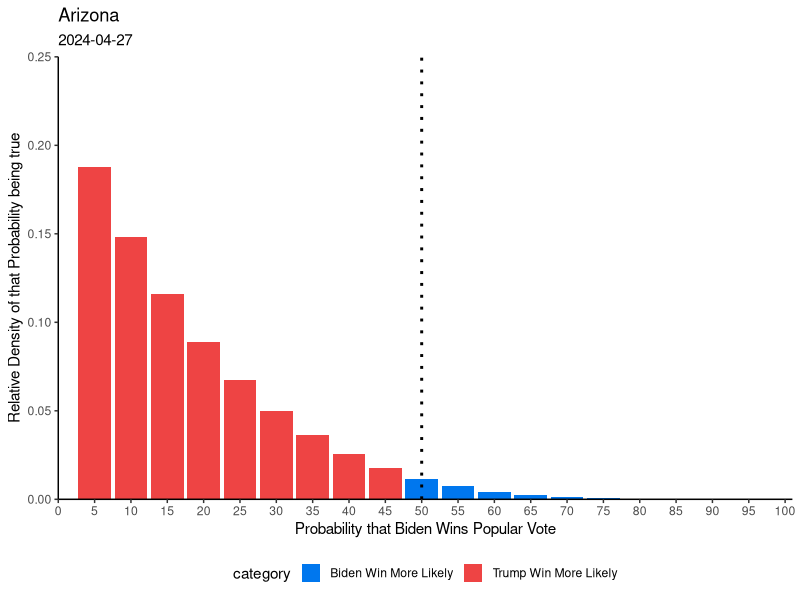
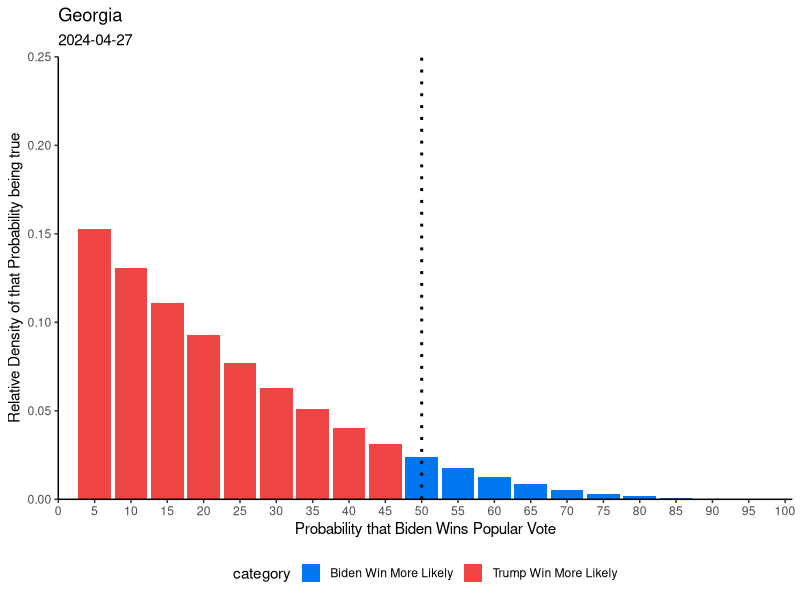
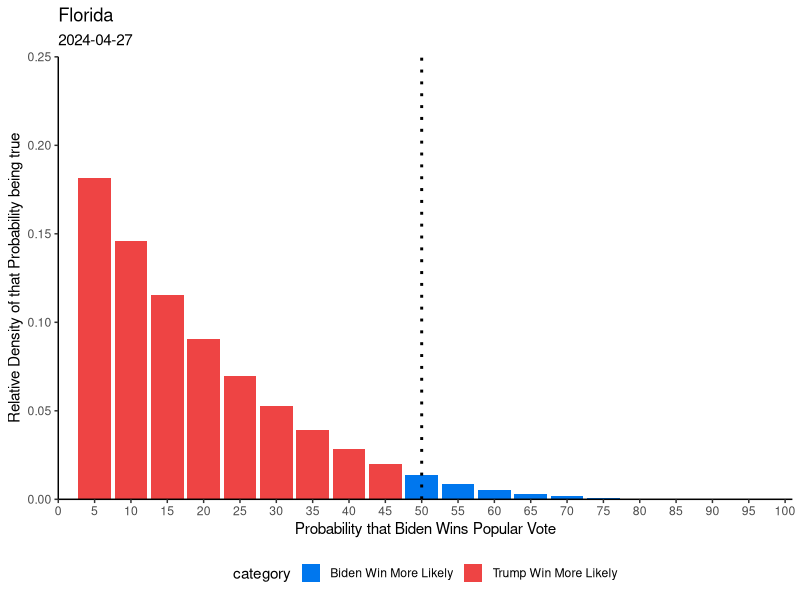
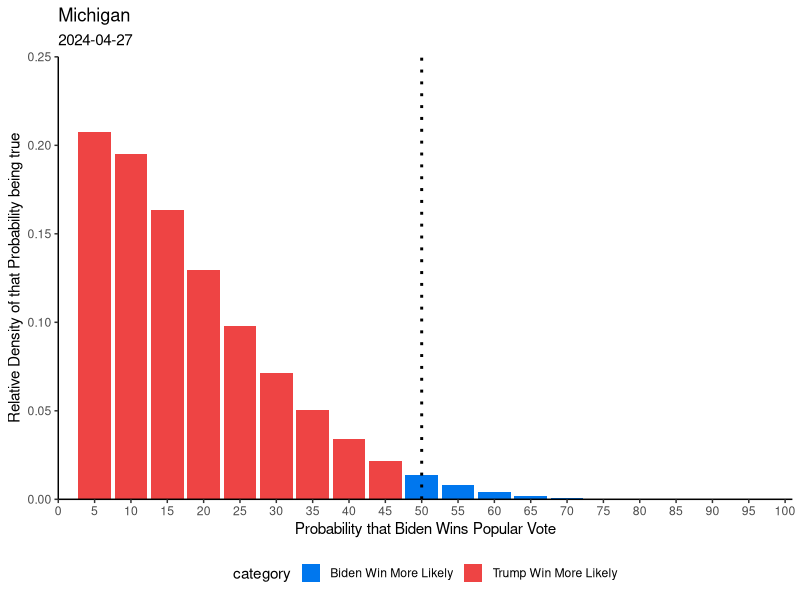
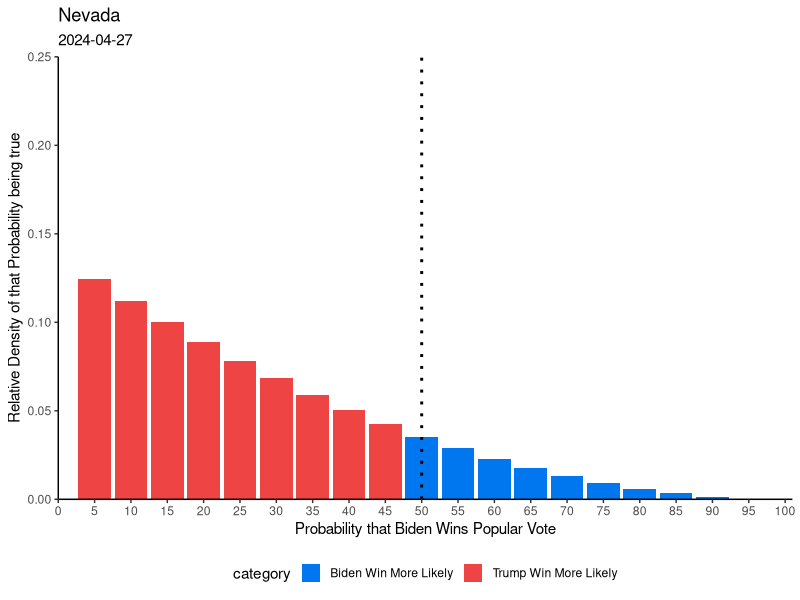
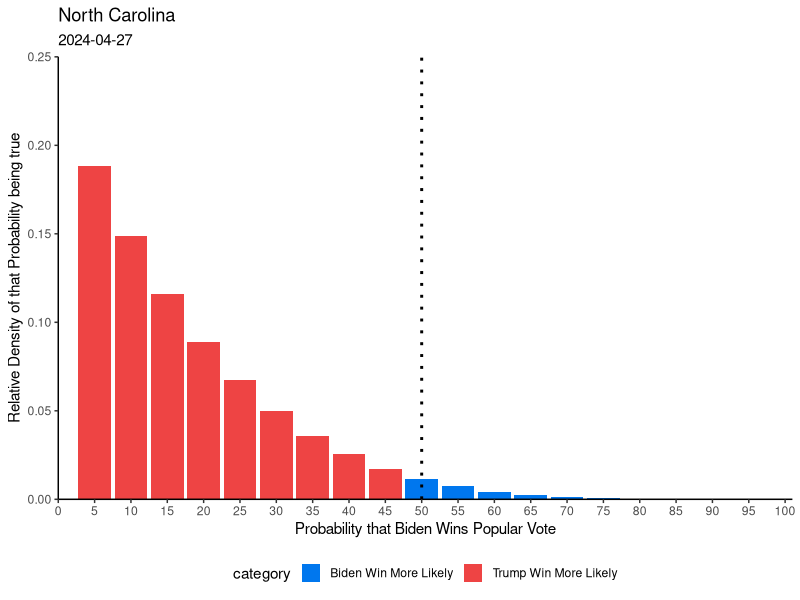
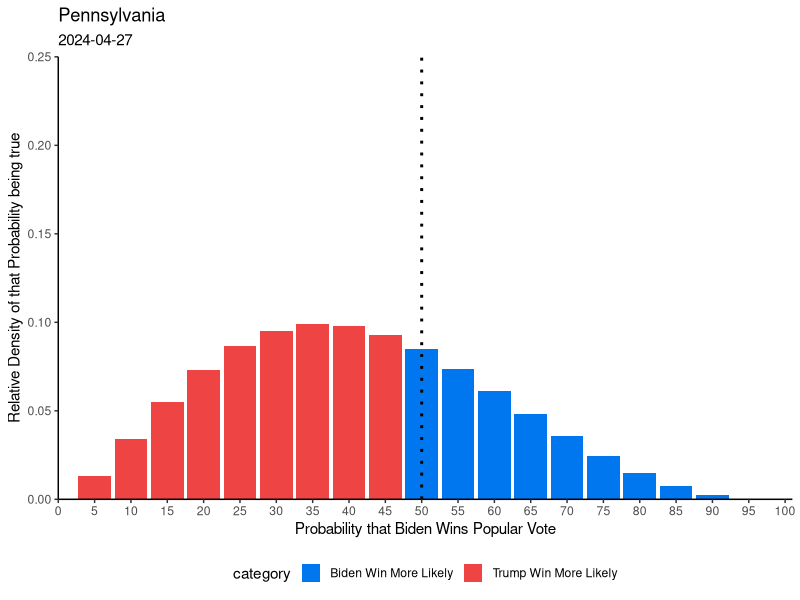
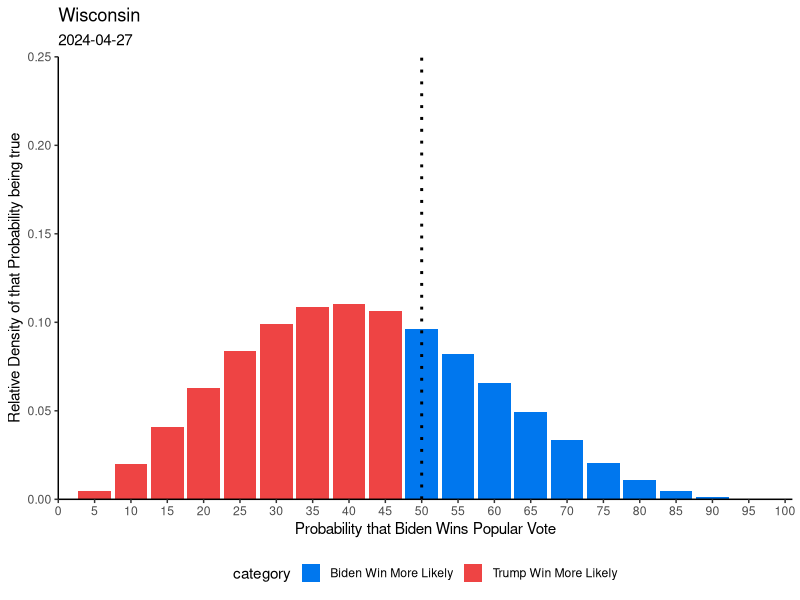

Write the R code that produced these figures, in order.
library(data.table)
library(ggplot2)


state_plots <- function(state, date, data, w, l){

  data$density <- data$p**w*(1-data$p)**l# * factorial(w+l+1)/(factorial(w)*factorial(l))
  data$density <- data$density / sum(data$density)
  data$category <- fifelse(data$p < 0.5, "Trump Win More Likely", "Biden Win More Likely")
  data$category <- as.character(data$category)

  # max value
  # data[order(-ways)][1,1]


  # plotting
  g <- ggplot(data, aes(x=as.integer(p*100), y=density))+
  geom_col(aes(fill=category), size=1.5)+
  scale_fill_manual(values=c(
    "Trump Win More Likely"="#ee4444",
    "Biden Win More Likely"="#0077ee"
  ))+
  #geom_vline(xintercept = as.numeric(data[order(-density)][1,1]), linetype="dotted", color="#666666", size=1)+
  geom_vline(xintercept = 50, color="#000000", size=1, linetype="dotted")+
  theme_bw()+
  xlab("Probability that Biden Wins Popular Vote")+
  ylab("Relative Density of that Probability being true")+
  theme(legend.position = "bottom")+
  scale_x_continuous(breaks=seq(0,100,5),expand = c(0,0), limits=c(0,101))+
  scale_y_continuous(expand=c(0,0), limits=c(0,0.25))+
  theme(axis.line = element_line(color='black'),
        plot.background = element_blank(),
        panel.grid.major = element_blank(),
        panel.grid.minor = element_blank(),
        panel.border = element_blank())+
  labs(title=state, subtitles=date)
  #ggsave(filename = paste(state, date,'png'), g)
  g
}

date <- "2024-04-27"
data <- data.table(p=c(0:20)/20)

state_plots(       "Arizona", date, data, 0, 4.34)
ggsave(paste("Arizona", date, ".png"))

state_plots(       "Georgia", date, data, 0.00, 2.9)
ggsave(paste("Georgia", date, ".png"))

state_plots(       "Florida", date, data, 0.00, 4.05)
ggsave(paste("Florida", date, ".png"))

state_plots(     "Michigan", date, data, 0.34, 5.48)
ggsave(paste("Michigan", date, ".png"))

state_plots(        "Nevada", date, data, 0, 1.96)
ggsave(paste("Nevada", date, ".png"))

state_plots("North Carolina", date, data, 0, 4.36)
ggsave(paste("North Carolina", date, ".png"))

state_plots(  "Pennsylvania", date, data, 1.56, 2.72)
ggsave(paste("Pennsylvania", date, ".png"))

state_plots(     "Wisconsin", date, data, 2.29, 3.57)
ggsave(paste("Wisconsin", date, ".png"))
